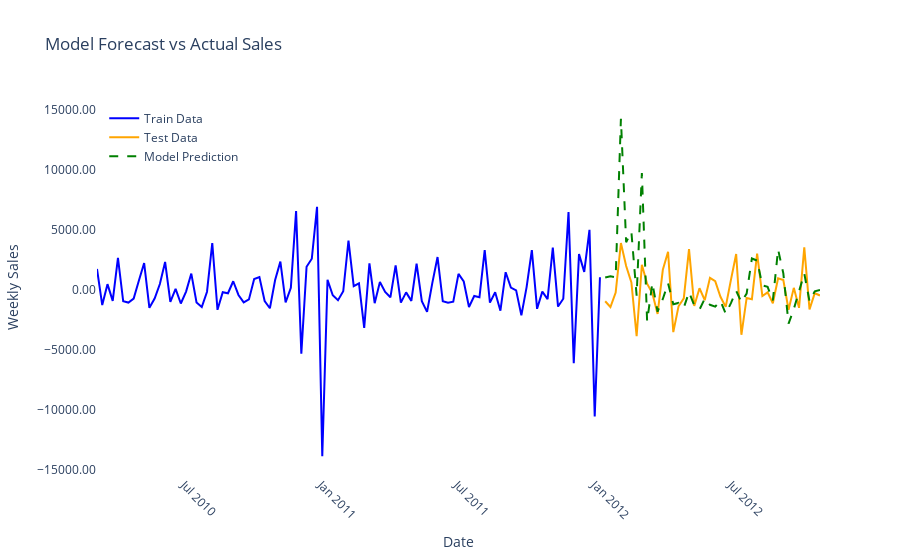
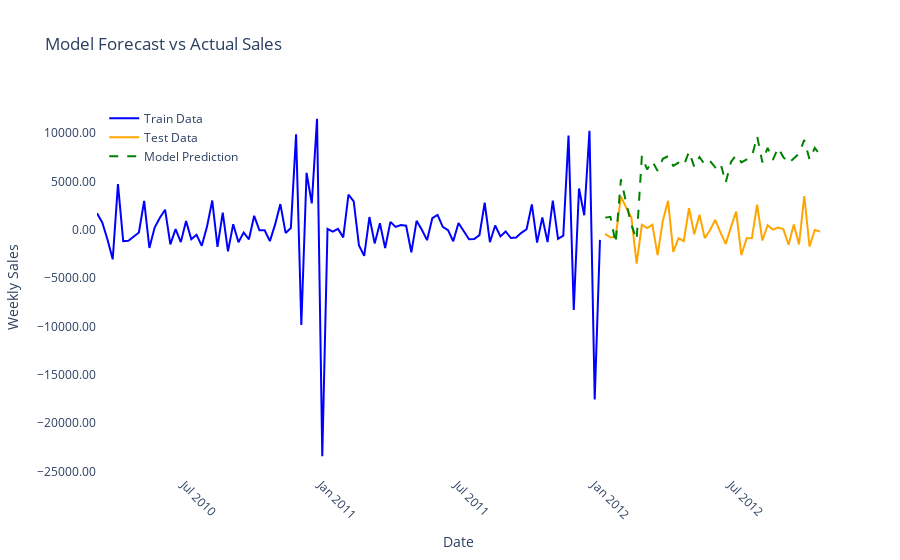
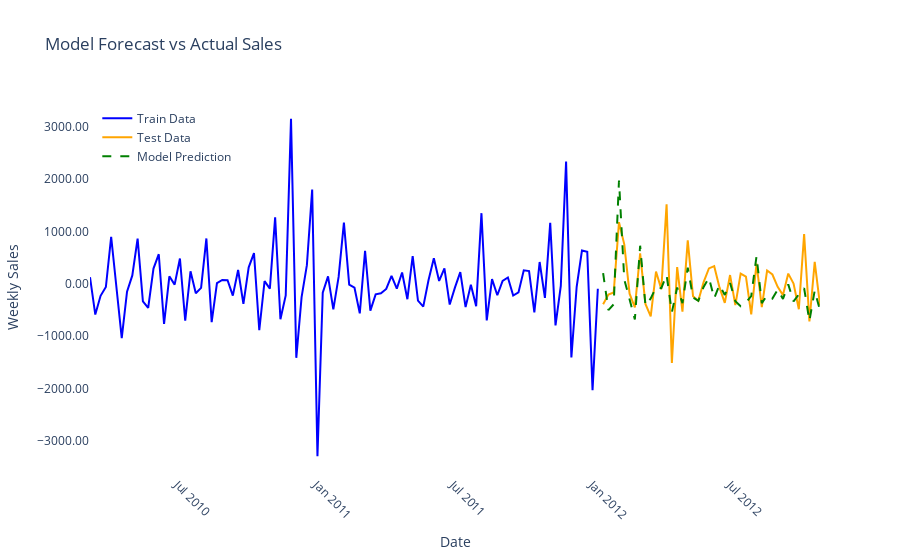
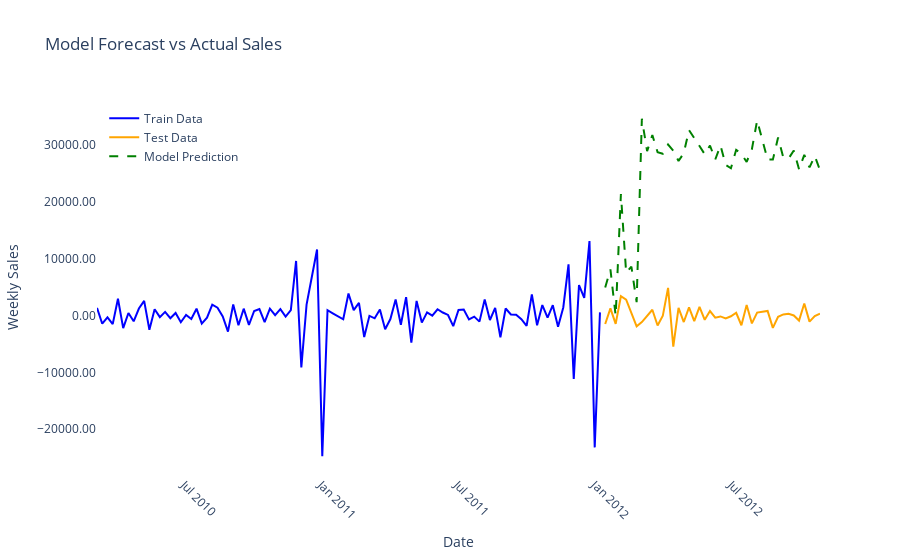

The code cell stored with these charts, in order, in its notebook:
### Code cell
for store_id in store_ids:
    print(f"Training and saving models for Store ID: {store_id}")
    train_and_save_models(store_id, df_numeric)
